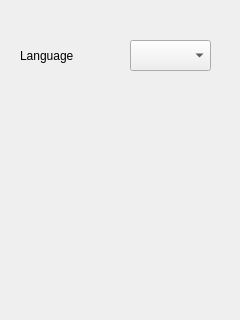
<?xml version="1.0" encoding="UTF-8"?>
<ui version="4.0">
 <class>Form</class>
 <widget class="QWidget" name="Form">
  <property name="geometry">
   <rect>
    <x>0</x>
    <y>0</y>
    <width>240</width>
    <height>320</height>
   </rect>
  </property>
  <property name="windowTitle">
   <string>Form</string>
  </property>
  <widget class="QComboBox" name="comboBox">
   <property name="geometry">
    <rect>
     <x>130</x>
     <y>40</y>
     <width>81</width>
     <height>31</height>
    </rect>
   </property>
  </widget>
  <widget class="QLabel" name="label">
   <property name="geometry">
    <rect>
     <x>20</x>
     <y>40</y>
     <width>91</width>
     <height>31</height>
    </rect>
   </property>
   <property name="text">
    <string>Language</string>
   </property>
  </widget>
 </widget>
 <resources/>
 <connections/>
</ui>
